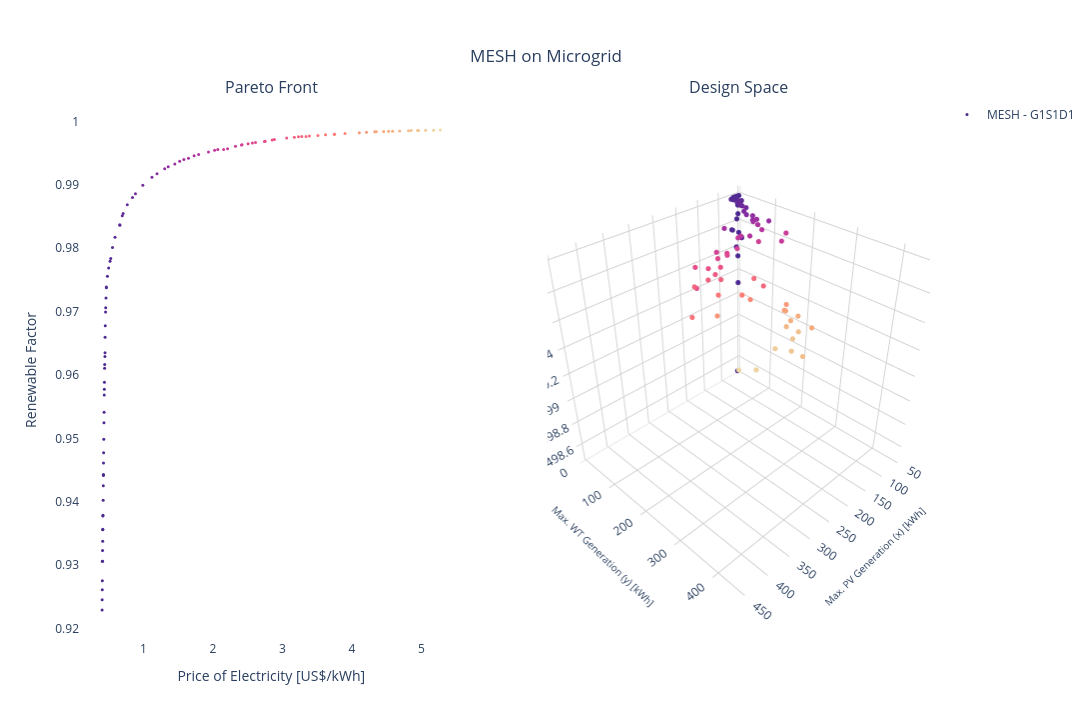

The notebook cell saved with this chart:
### Markdown cell above
### MESH - 2D:

### Code cell
design_space = []
pareto_front = []

objective_dim = 2
position_dim = 3
experiment_name = "LAG"

# Choosing the files
choose_global_best_attribution_type = [0] # [0, 1, 2, 3]
choose_dm_pool_type = [0] # [0, 1, 2]
choose_de_mutation_type = [0] # [0, 1, 2, 3, 4]

# Name of chosen files
file_names = [
        f"MESH_G{i+1}S{j+1}D{k+1}_{experiment_name}_{objective_dim}_{position_dim}.pkl"
        for i in choose_global_best_attribution_type
        for j in choose_dm_pool_type
        for k in choose_de_mutation_type
    ]
num_dataset = len(file_names) # Number of dataset

solid_colors = [mcolors.to_hex(cm.tab10(i)) for i in range(num_dataset + 1)] # List with solid colors

colorscales = pc.named_colorscales() # List of color scales
num_scales = len(colorscales)

for i in range(num_dataset):
  with open("../results/" + file_names[i], "rb") as f:
    r = pickle.load(f)
    design_space.append(
      go.Scatter3d(x=r['combined'][0][:,0],
                   y=r['combined'][0][:,1],
                   z=r['combined'][0][:,2],
                   mode='markers',
               	#    marker=dict(size=3, color=solid_colors[i]),
               	   marker=dict(size=3, color=r['combined'][1][:,0], colorscale=colorscales[(i+1) % num_scales]),
                   name='MESH - ' + file_names[i][5:11])
    )
    pareto_front.append(
      go.Scatter(x=r['combined'][1][:,0],
                 y=-r['combined'][1][:,1],
                 mode='markers',
             	#  marker=dict(size=3, color=solid_colors[i]),
             	 marker=dict(size=3, color=r['combined'][1][:,0], colorscale=colorscales[(i+1) % num_scales]),
                 name='MESH - ' + file_names[i][5:11],
                 showlegend=False)
    )

# Creating a subplot
fig = make_subplots(rows=1, cols=2, subplot_titles=("Pareto Front", "Design Space"), specs=[[{'type': 'scatter'}, {'type': 'scatter3d'}]])

for i in range(num_dataset):
    fig.add_trace(pareto_front[i], row=1, col=1)
    fig.add_trace(design_space[i], row=1, col=2)

# Setting layout
fig.update_layout(
    showlegend=True,
    # 2D layout
    xaxis=dict(
        title=dict(text='Price of Electricity [US$/kWh]', font=dict(size=14)),
    ),
    yaxis=dict(
        title=dict(text='Renewable Factor', font=dict(size=14)),
    ),
    # 3D layout
    scene=dict(
        camera=dict(
          eye=dict(x=1.5,y=1.5,z=1.5)
        ),
        xaxis=dict(
            title=dict(text='Max. PV Generation (x) [kWh]', font=dict(size=10)),
            backgroundcolor='white',  # X-axis background
            gridcolor='lightgray',    # Grid color on X axis 
            showbackground=True       # Show background
        ),
        yaxis=dict(
            title=dict(text='Max. WT Generation (y) [kWh]', font=dict(size=10)),
            backgroundcolor='white',  # Y-axis background
            gridcolor='lightgray',    # Grid color on Y axis
            showbackground=True       # Show background
        ),
        zaxis=dict(
            title=dict(text='Battery Capacity (z) [kWh]', font=dict(size=10)),
            backgroundcolor='white',  # Z-axis background
            gridcolor='lightgray',    # Grid color on Z axis
            showbackground=True       # Show background
        )
    ),
    title=dict(
        text='MESH on Microgrid',
        x=0.5,  # Centering the title
        xanchor='center',
        yanchor='top'
    ),
    #margin=dict(l=0, r=0, b=0, t=0), # Rearrange the margin
    width=1520,   # Figure width (pixels)
    height=720,  # Figure height (pixels)
    paper_bgcolor="white",
    plot_bgcolor='white'
)

# Showing the figure
fig.show()

### Figure 1 — Plotly figure (JSON) as saved in the notebook; plotly's stock layout.template omitted (floating-point values rounded to 4 significant figures)
{"data": [{"marker": {"color": [0.4045, 0.4051, 0.4063, 0.4073, 0.4097, 0.4097, 0.411, 0.413, 0.4135, 0.4135, 0.4164, 0.4152, 0.4194, 0.4213, 0.4228, 0.4229, 0.4245, 0.426, 0.4286, 0.4311, 0.4329, 0.4353, 0.4363, 0.4376, 0.4404, 0.4411, 0.4449, 0.446, 0.4471, 0.4499, 0.4542, 0.4558, 0.4598, 0.4652, 0.4657, 0.6594, 0.6594, 0.59, 0.7064, 0.4807, 0.4984, 0.5539, 0.5186, 0.5287, 0.6944, 0.7668, 1.451, 0.8414, 0.884, 0.9907, 1.305, 1.122, 1.195, 1.356, 1.521, 2.211, 2.154, 1.581, 1.729, 1.936, 1.794, 2.324, 1.648, 2.025, 2.07, 2.42, 2.506, 2.567, 2.41, 3.341, 2.613, 3.389, 4.458, 2.884, 4.21, 2.853, 3.062, 2.751, 4.529, 2.742, 3.232, 4.329, 4.351, 3.748, 3.75, 3.902, 3.172, 4.587, 4.816, 4.853, 4.689, 3.621, 3.279, 4.945, 4.961, 3.511, 4.108, 5.062, 5.178, 5.274], "colorscale": [[0, "rgb(75, 41, 145)"], [0.1667, "rgb(135, 44, 162)"], [0.3333, "rgb(192, 54, 157)"], [0.5, "rgb(234, 79, 136)"], [0.6667, "rgb(250, 120, 118)"], [0.8333, "rgb(246, 169, 122)"], [1, "rgb(237, 217, 163)"]], "size": 3}, "mode": "markers", "name": "MESH - G1S1D1", "showlegend": false, "type": "scatter", "x": [0.4045, 0.4051, 0.4063, 0.4073, 0.4097, 0.4097, 0.411, 0.413, 0.4135, 0.4135, 0.4164, 0.4152, 0.4194, 0.4213, 0.4228, 0.4229, 0.4245, 0.426, 0.4286, 0.4311, 0.4329, 0.4353, 0.4363, 0.4376, 0.4404, 0.4411, 0.4449, 0.446, 0.4471, 0.4499, 0.4542, 0.4558, 0.4598, 0.4652, 0.4657, 0.6594, 0.6594, 0.59, 0.7064, 0.4807, 0.4984, 0.5539, 0.5186, 0.5287, 0.6944, 0.7668, 1.451, 0.8414, 0.884, 0.9907, 1.305, 1.122, 1.195, 1.356, 1.521, 2.211, 2.154, 1.581, 1.729, 1.936, 1.794, 2.324, 1.648, 2.025, 2.07, 2.42, 2.506, 2.567, 2.41, 3.341, 2.613, 3.389, 4.458, 2.884, 4.21, 2.853, 3.062, 2.751, 4.529, 2.742, 3.232, 4.329, 4.351, 3.748, 3.75, 3.902, 3.172, 4.587, 4.816, 4.853, 4.689, 3.621, 3.279, 4.945, 4.961, 3.511, 4.108, 5.062, 5.178, 5.274], "xaxis": "x", "y": [0.9229, 0.9246, 0.9262, 0.9275, 0.9306, 0.9306, 0.9323, 0.9338, 0.9356, 0.9357, 0.9379, 0.9378, 0.9403, 0.9425, 0.9442, 0.9443, 0.9461, 0.9477, 0.9499, 0.9525, 0.9541, 0.9568, 0.9578, 0.9589, 0.9611, 0.9616, 0.9629, 0.9635, 0.966, 0.9678, 0.9699, 0.9706, 0.9721, 0.9738, 0.9739, 0.9836, 0.9837, 0.9817, 0.9855, 0.9756, 0.9769, 0.9801, 0.978, 0.9784, 0.9851, 0.9869, 0.9933, 0.988, 0.9886, 0.9899, 0.9925, 0.9912, 0.9917, 0.9929, 0.9937, 0.9957, 0.9956, 0.994, 0.9946, 0.9952, 0.9948, 0.9961, 0.9942, 0.9954, 0.9956, 0.9963, 0.9965, 0.9966, 0.9963, 0.9976, 0.9967, 0.9977, 0.9984, 0.9971, 0.9983, 0.9971, 0.9974, 0.9969, 0.9984, 0.9968, 0.9976, 0.9984, 0.9984, 0.998, 0.998, 0.9981, 0.9975, 0.9985, 0.9985, 0.9986, 0.9985, 0.9979, 0.9976, 0.9986, 0.9986, 0.9978, 0.9982, 0.9986, 0.9986, 0.9986], "yaxis": "y"}, {"marker": {"color": [0.4045, 0.4051, 0.4063, 0.4073, 0.4097, 0.4097, 0.411, 0.413, 0.4135, 0.4135, 0.4164, 0.4152, 0.4194, 0.4213, 0.4228, 0.4229, 0.4245, 0.426, 0.4286, 0.4311, 0.4329, 0.4353, 0.4363, 0.4376, 0.4404, 0.4411, 0.4449, 0.446, 0.4471, 0.4499, 0.4542, 0.4558, 0.4598, 0.4652, 0.4657, 0.6594, 0.6594, 0.59, 0.7064, 0.4807, 0.4984, 0.5539, 0.5186, 0.5287, 0.6944, 0.7668, 1.451, 0.8414, 0.884, 0.9907, 1.305, 1.122, 1.195, 1.356, 1.521, 2.211, 2.154, 1.581, 1.729, 1.936, 1.794, 2.324, 1.648, 2.025, 2.07, 2.42, 2.506, 2.567, 2.41, 3.341, 2.613, 3.389, 4.458, 2.884, 4.21, 2.853, 3.062, 2.751, 4.529, 2.742, 3.232, 4.329, 4.351, 3.748, 3.75, 3.902, 3.172, 4.587, 4.816, 4.853, 4.689, 3.621, 3.279, 4.945, 4.961, 3.511, 4.108, 5.062, 5.178, 5.274], "colorscale": [[0, "rgb(75, 41, 145)"], [0.1667, "rgb(135, 44, 162)"], [0.3333, "rgb(192, 54, 157)"], [0.5, "rgb(234, 79, 136)"], [0.6667, "rgb(250, 120, 118)"], [0.8333, "rgb(246, 169, 122)"], [1, "rgb(237, 217, 163)"]], "size": 3}, "mode": "markers", "name": "MESH - G1S1D1", "scene": "scene", "type": "scatter3d", "x": [59.86, 60.11, 60.36, 60.58, 61.09, 61.09, 61.37, 61.59, 61.94, 61.94, 62.29, 62.32, 62.77, 63.2, 63.55, 63.55, 63.92, 64.26, 64.69, 65.29, 65.7, 66.44, 66.68, 66.99, 67.65, 67.82, 68.12, 68.32, 69.32, 70.01, 71.12, 71.54, 72.59, 74.02, 74.17, 74.22, 74.22, 76.94, 77.54, 78.31, 78.31, 78.89, 81.34, 82.85, 85.28, 85.28, 90.02, 91.08, 91.48, 92.69, 106.8, 107.2, 108.7, 111.0, 117.4, 125.2, 127.3, 128.5, 132.8, 143.1, 151.4, 180.7, 182.8, 185.6, 193.6, 222.9, 245.7, 250.1, 254.5, 257.6, 268.2, 276.1, 283.9, 285.2, 299.3, 300.9, 306.6, 311.3, 311.3, 311.5, 311.5, 312.7, 312.7, 322.4, 322.9, 323.5, 325.2, 326.6, 328.4, 339.9, 341.3, 345.4, 352.4, 356.4, 357.0, 374.2, 384.5, 388.3, 421.2, 450], "y": [10.01, 10, 10, 10, 10, 10.01, 10.01, 10.13, 10, 10, 10.15, 10.01, 10, 10, 10.01, 10.01, 10, 10, 10.08, 10.08, 10.08, 10, 10, 10, 10, 10, 10.32, 10.36, 10, 10, 10, 10, 10, 10, 10, 34.03, 34.03, 24.17, 38.69, 10, 12.19, 18.82, 13.35, 13.93, 33.77, 42.81, 126.3, 49.58, 54.74, 67.53, 100.9, 77.56, 86.05, 105.4, 123.2, 205.4, 197.5, 125.9, 142.4, 163.7, 142.5, 195.9, 110.8, 156.6, 158.8, 189.8, 190.9, 196.7, 175.2, 289.9, 194.7, 288.2, 417.9, 221.5, 380.5, 210.9, 234.5, 193.5, 415.1, 192.3, 253.6, 389.8, 392.5, 313.4, 313.4, 332.0, 240.4, 416.0, 443.7, 443.5, 422.4, 287.8, 242.3, 448.1, 449.9, 262.0, 332.0, 449.4, 450, 450], "z": [500, 499.7, 500.0, 500, 500, 500, 500, 500, 499.3, 500, 499.9, 499.5, 499.9, 500, 498.5, 500, 500, 500, 500, 499.8, 500, 499.6, 500, 500, 500, 500, 500, 500, 500, 500, 500, 500, 500, 500.0, 500, 499.7, 500, 500, 499.7, 499.8, 499.8, 500, 500, 500, 500, 500, 500.0, 500, 500, 500, 500.0, 500, 500.0, 500, 500, 500, 499.9, 500, 500, 500, 499.9, 500, 500, 500, 500, 500, 500, 500, 500, 499.9, 500, 500, 499.9, 500, 500, 500, 500, 499.9, 500, 500, 500, 500, 500, 500, 500, 500, 500, 500, 499.8, 500, 500, 500, 500, 499.9, 500, 499.9, 500, 500, 499.9, 500]}], "layout": {"annotations": [{"font": {"size": 16}, "showarrow": false, "text": "Pareto Front", "x": 0.225, "xanchor": "center", "xref": "paper", "y": 1, "yanchor": "bottom", "yref": "paper"}, {"font": {"size": 16}, "showarrow": false, "text": "Design Space", "x": 0.775, "xanchor": "center", "xref": "paper", "y": 1, "yanchor": "bottom", "yref": "paper"}], "height": 720, "paper_bgcolor": "white", "plot_bgcolor": "white", "scene": {"camera": {"eye": {"x": 1.5, "y": 1.5, "z": 1.5}}, "domain": {"x": [0.55, 1], "y": [0, 1]}, "xaxis": {"backgroundcolor": "white", "gridcolor": "lightgray", "showbackground": true, "title": {"font": {"size": 10}, "text": "Max. PV Generation (x) [kWh]"}}, "yaxis": {"backgroundcolor": "white", "gridcolor": "lightgray", "showbackground": true, "title": {"font": {"size": 10}, "text": "Max. WT Generation (y) [kWh]"}}, "zaxis": {"backgroundcolor": "white", "gridcolor": "lightgray", "showbackground": true, "title": {"font": {"size": 10}, "text": "Battery Capacity (z) [kWh]"}}}, "showlegend": true, "title": {"text": "MESH on Microgrid", "x": 0.5, "xanchor": "center", "yanchor": "top"}, "width": 1520, "xaxis": {"anchor": "y", "domain": [0, 0.45], "title": {"font": {"size": 14}, "text": "Price of Electricity [US$/kWh]"}}, "yaxis": {"anchor": "x", "domain": [0, 1], "title": {"font": {"size": 14}, "text": "Renewable Factor"}}}}
